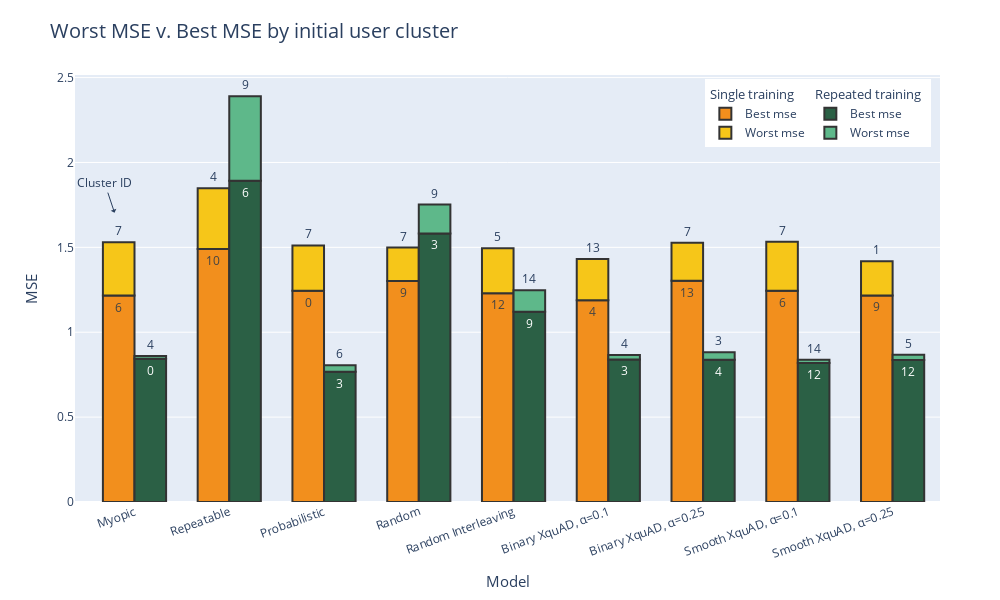

The notebook cell saved with this chart:
### Code cell
index = [model_names_readable[m] for m in model_keys]
var_title_mapping = {
    'initial_user_cluster':'by initial user cluster',
    'final_user_cluster':'by final user cluster',
    'initial_user_topic':'by initial user-topics mapping',
    'final_user_topic': 'by final user-topics mapping',
}
plot_var = 'initial_user_cluster'

ranked_mse_dfs = []
for training_type in results.keys():
    ranked_mse_df = pd.DataFrame(columns=['Worst cluster', 'Worst mse', 'Best cluster', 'Best mse'])
    for model in model_keys:
        mse_by_cluster = mse_df[training_type][model].groupby(plot_var)['mean_mse_per_user'].mean()
        data = {
            'Worst cluster':mse_by_cluster.idxmax(),
            'Worst mse': mse_by_cluster.max(),
            'Best cluster':mse_by_cluster.idxmin(),
            'Best mse': mse_by_cluster.min(),
        }
        ranked_mse_df = ranked_mse_df.append(pd.DataFrame(data, index=[model_names_readable[model]]))
    ranked_mse_dfs.append(ranked_mse_df)

ranked_mse_df = pd.concat([ranked_mse_dfs[0],
                            ranked_mse_dfs[1],],
                           axis=1,
                           keys=["Single training", "Repeated training"])
ranked_mse_df

# Create a figure with the right layout
fig = go.Figure(layout=go.Layout(height=600,
                                    width=1000,
                                    barmode="relative",
                                    yaxis_showticklabels=True,
                                    yaxis_showgrid=True,
                                    # yaxis_range=[0, max(ranked_mse_df['Repeated training']['Best mse'].max(), ranked_mse_df['Single training']['Best mse'].max()) * 2],
                                    # Secondary y-axis overlayed on the primary one and not visible
                                    yaxis2=go.layout.YAxis(visible=False,
                                                        matches="y",
                                                        overlaying="y",
                                                        anchor="x",),
                                    font=dict(size=24),
                                    legend_x=0,
                                    legend_y=1,
                                    legend_orientation="h",
                                    hovermode="x",
                                    # margin=dict(b=0,t=10,l=0,r=10)
                                ))

var_mapping = {'Best mse':'Best cluster', 'Worst mse':'Worst cluster'}
for i, training in enumerate(colors):
    # Adding best MSE
    best_clusters = [f"{c}" for c in ranked_mse_df[training][var_mapping['Best mse']].values]
    annotations = [f"{c}" for c in best_clusters]
    if (ranked_mse_df[training]['Best mse'] == 0).all():
        continue
    fig.add_bar(
        x=ranked_mse_df.index,
        y=ranked_mse_df[training]['Best mse'],
        yaxis=f"y{i + 1}",
        offsetgroup=str(i),
        offset=(i - 1) * 1/3,
        width=1/3,
        legendgroup=training,
        legendgrouptitle_text=training,
        name='Best mse',
        marker_color=colors[training]['Best mse'],
        text=annotations,
        # textfont=dict(size=20),
        marker_line=dict(width=2, color="#333"),
        hovertemplate="%{y}<extra></extra>"
    )
    
    # Adding worst MSE
    worst_clusters = [f"{c}" for c in ranked_mse_df[training][var_mapping['Worst mse']].values]
    annotations = [f"{c}" for c in worst_clusters]
    if (ranked_mse_df[training]['Worst mse'] == 0).all():
        continue
    fig.add_bar(
        x=ranked_mse_df.index,
        # Subtracting difference so that y-axis can range/ticks are maintained
        y=ranked_mse_df[training]['Worst mse'] - ranked_mse_df[training]['Best mse'],
        yaxis=f"y{i + 1}",
        offsetgroup=str(i),
        offset=(i - 1) * 1/3,
        width=1/3,
        legendgroup=training,
        legendgrouptitle_text=training,
        name='Worst mse',
        marker_color=colors[training]['Worst mse'],
        text=annotations,
        textposition='outside',
        marker_line=dict(width=2, color="#333"),
        hovertemplate="%{y}<extra></extra>"
    )
    
fig.add_annotation(x=ranked_mse_df.index[0], y=ranked_mse_df['Single training']['Worst mse'][0]+0.175,
                #    xanchor="right",
                   xshift=-20,
            text="Cluster ID",
            showarrow=True,
            arrowhead=1)

fig.update_layout(
    uniformtext_minsize=18, #uniformtext_mode='hide',
    title=dict(text=f"Worst MSE v. Best MSE {var_title_mapping[plot_var]}",font=dict(size=20)),
    xaxis_title=dict(text="Model",font=(dict(size=15))),
    yaxis_title=dict(text="MSE",font=(dict(size=15))),
    font=dict(size=12),
    xaxis = dict(ticktext=index, tick0=0, dtick=1, tickangle=-20),
    # yaxis = dict(showticklabels = True),
    legend=dict(yanchor="top", y=0.99, xanchor="right", x=0.99),
    margin=dict(l=75, r=60, t=75, b=60),
)

fig.show()

### Figure 1 — Plotly figure (JSON) as saved in the notebook; plotly's stock layout.template omitted (floating-point values rounded to 4 significant figures)
{"data": [{"hovertemplate": "%{y}<extra></extra>", "legendgroup": "Single training", "legendgrouptitle": {"text": "Single training"}, "marker": {"color": "#F28F1D", "line": {"color": "#333", "width": 2}}, "name": "Best mse", "offset": -0.3333, "offsetgroup": "0", "text": ["6", "10", "0", "9", "12", "4", "13", "6", "9"], "type": "bar", "width": 0.3333, "x": ["Myopic", "Repeatable", "Probabilistic", "Random", "Random Interleaving", "Binary XquAD, α=0.1", "Binary XquAD, α=0.25", "Smooth XquAD, α=0.1", "Smooth XquAD, α=0.25"], "y": [1.216, 1.49, 1.244, 1.302, 1.23, 1.188, 1.303, 1.245, 1.217], "yaxis": "y"}, {"hovertemplate": "%{y}<extra></extra>", "legendgroup": "Single training", "legendgrouptitle": {"text": "Single training"}, "marker": {"color": "#F6C619", "line": {"color": "#333", "width": 2}}, "name": "Worst mse", "offset": -0.3333, "offsetgroup": "0", "text": ["7", "4", "7", "7", "5", "13", "7", "7", "1"], "textposition": "outside", "type": "bar", "width": 0.3333, "x": ["Myopic", "Repeatable", "Probabilistic", "Random", "Random Interleaving", "Binary XquAD, α=0.1", "Binary XquAD, α=0.25", "Smooth XquAD, α=0.1", "Smooth XquAD, α=0.25"], "y": [0.3137, 0.3577, 0.2669, 0.1973, 0.2649, 0.2425, 0.2247, 0.2882, 0.2013], "yaxis": "y"}, {"hovertemplate": "%{y}<extra></extra>", "legendgroup": "Repeated training", "legendgrouptitle": {"text": "Repeated training"}, "marker": {"color": "#2B6045", "line": {"color": "#333", "width": 2}}, "name": "Best mse", "offset": 0, "offsetgroup": "1", "text": ["0", "6", "3", "3", "9", "3", "4", "12", "12"], "type": "bar", "width": 0.3333, "x": ["Myopic", "Repeatable", "Probabilistic", "Random", "Random Interleaving", "Binary XquAD, α=0.1", "Binary XquAD, α=0.25", "Smooth XquAD, α=0.1", "Smooth XquAD, α=0.25"], "y": [0.8443, 1.892, 0.7668, 1.582, 1.12, 0.8399, 0.8376, 0.8191, 0.8358], "yaxis": "y2"}, {"hovertemplate": "%{y}<extra></extra>", "legendgroup": "Repeated training", "legendgrouptitle": {"text": "Repeated training"}, "marker": {"color": "#5EB88A", "line": {"color": "#333", "width": 2}}, "name": "Worst mse", "offset": 0, "offsetgroup": "1", "text": ["4", "9", "6", "9", "14", "4", "3", "14", "5"], "textposition": "outside", "type": "bar", "width": 0.3333, "x": ["Myopic", "Repeatable", "Probabilistic", "Random", "Random Interleaving", "Binary XquAD, α=0.1", "Binary XquAD, α=0.25", "Smooth XquAD, α=0.1", "Smooth XquAD, α=0.25"], "y": [0.01615, 0.4978, 0.03877, 0.1704, 0.1276, 0.02567, 0.04416, 0.01919, 0.03181], "yaxis": "y2"}], "layout": {"annotations": [{"arrowhead": 1, "showarrow": true, "text": "Cluster ID", "x": "Myopic", "xshift": -20, "y": 1.704}], "barmode": "relative", "font": {"size": 12}, "height": 600, "hovermode": "x", "legend": {"orientation": "h", "x": 0.99, "xanchor": "right", "y": 0.99, "yanchor": "top"}, "margin": {"b": 60, "l": 75, "r": 60, "t": 75}, "title": {"font": {"size": 20}, "text": "Worst MSE v. Best MSE by initial user cluster"}, "uniformtext": {"minsize": 18}, "width": 1000, "xaxis": {"dtick": 1, "tick0": 0, "tickangle": -20, "ticktext": ["Myopic", "Repeatable", "Probabilistic", "Random", "Random Interleaving", "Binary XquAD, α=0.1", "Binary XquAD, α=0.25", "Smooth XquAD, α=0.1", "Smooth XquAD, α=0.25"], "title": {"font": {"size": 15}, "text": "Model"}}, "yaxis": {"showgrid": true, "showticklabels": true, "title": {"font": {"size": 15}, "text": "MSE"}}, "yaxis2": {"anchor": "x", "matches": "y", "overlaying": "y", "visible": false}}}
